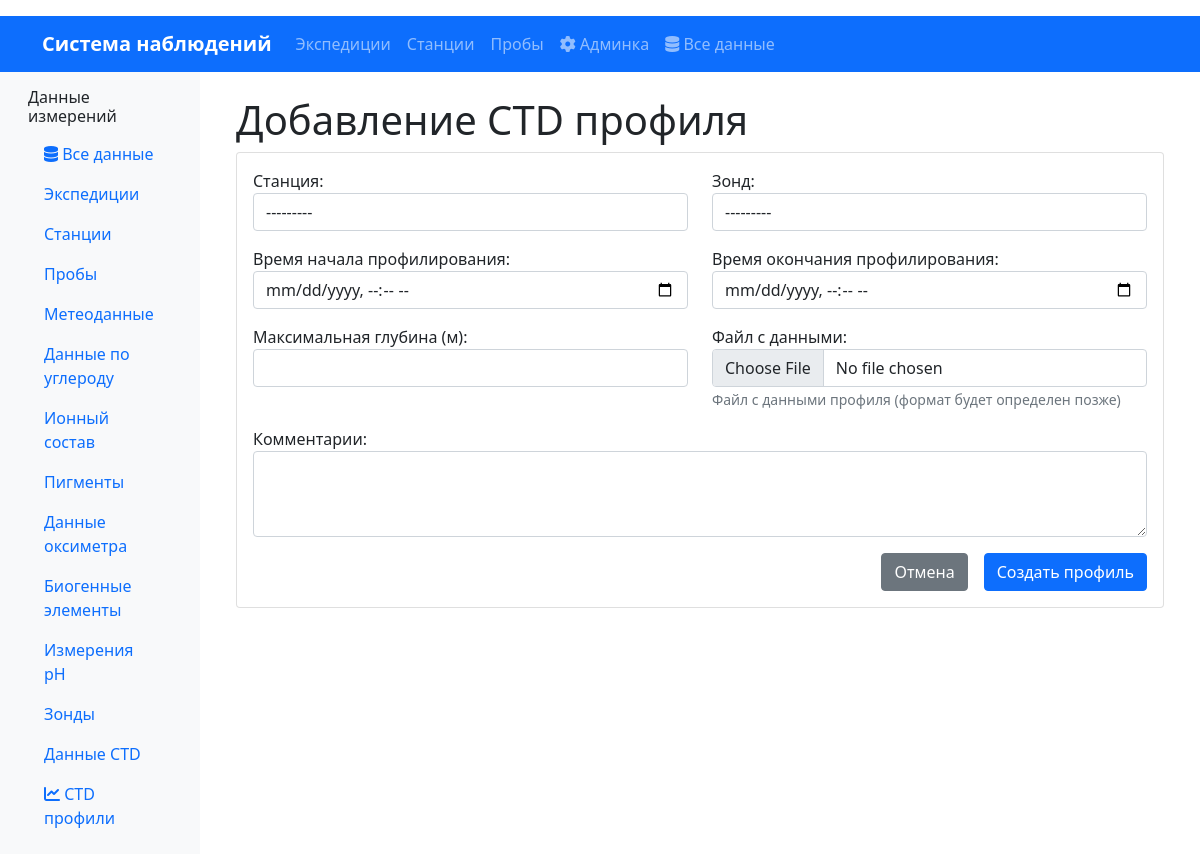
Before: /ctd-profiles/create/ with the older database file.
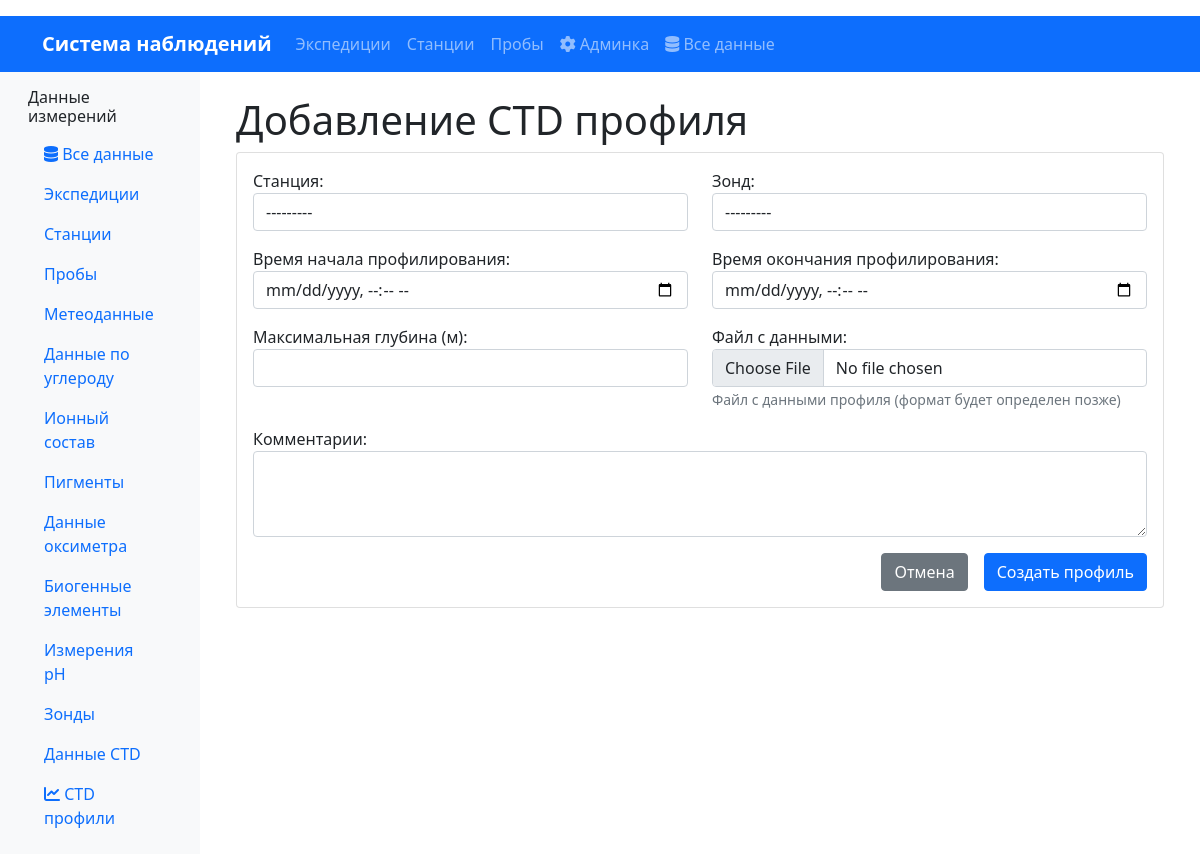
After: the same page with the newer database file.
### oceanography/models.py (models this page shows)
class Station(models.Model):
    station_id = models.AutoField(primary_key=True)
    expedition = models.ForeignKey(Expedition, on_delete=models.CASCADE, verbose_name="Экспедиция", related_name='stations')
    station_name = models.CharField(max_length=200, verbose_name="Название станции")
    datetime = models.DateTimeField(verbose_name="Дата и время станции")  # НОВОЕ ПОЛЕ
    latitude = models.DecimalField(max_digits=9, decimal_places=6, verbose_name="Широта")
    longitude = models.DecimalField(max_digits=9, decimal_places=6, verbose_name="Долгота")
    bottom_depth = models.DecimalField(max_digits=7, decimal_places=2, null=True, blank=True, verbose_name="Глубина дна (м)")
    secchi_depth = models.DecimalField(max_digits=5, decimal_places=2, null=True, blank=True, verbose_name="Прозрачность по диску Секки (м)")
    class Meta:
        db_table = 'stations'
        verbose_name = "Станция"
        verbose_name_plural = "Станции"
        indexes = [
            models.Index(fields=['expedition', 'datetime']),
            models.Index(fields=['latitude', 'longitude']),
            models.Index(fields=['datetime']),
        ]
        unique_together = ['expedition', 'datetime']
        ordering = ['expedition', 'datetime']
    def __str__(self):
        return f"{self.station_name} ({self.datetime.date()})"

class Probe(models.Model):
    probe_id = models.AutoField(primary_key=True)
    probe_name = models.CharField(max_length=100, verbose_name="Название/модель зонда")
    description = models.TextField(blank=True, verbose_name="Описание характеристик")
    class Meta:
        db_table = 'probes'
        verbose_name = "Зонд"
        verbose_name_plural = "Зонды"
    def __str__(self):
        return self.probe_name

### oceanography/views.py (the view, shortened to what this page needs)
# urls.py: path('ctd-profiles/create/', CTDProfileCreateView.as_view(), name='ctd_profile_create'),
class CTDProfileCreateView(CreateView):
    model = CTDProfile
    form_class = CTDProfileForm
    template_name = 'oceanography/ctd_profile_form.html'
    def get_initial(self):
        initial = super().get_initial()
        station_id = self.kwargs.get('station_id')
        if station_id:
            initial['station'] = get_object_or_404(Station, pk=station_id)
        return initial
    def get_context_data(self, **kwargs):
        context = super().get_context_data(**kwargs)
        station_id = self.kwargs.get('station_id')
        if station_id:
            context['station'] = get_object_or_404(Station, pk=station_id)
            context['breadcrumbs'] = [
                {'url': reverse('oceanography:home'), 'name': 'Главная'},
                {'url': reverse('oceanography:expedition_list'), 'name': 'Экспедиции'},
                {'url': reverse('oceanography:expedition_detail',
                              kwargs={'pk': context['station'].expedition.pk}),
                 'name': f'Экспедиция {context["station"].expedition.pk}'},
                {'url': '', 'name': 'Добавление CTD профиля'}
            ]
        else:
            context['breadcrumbs'] = [
                {'url': reverse('oceanography:home'), 'name': 'Главная'},
                {'url': reverse('oceanography:ctd_profile_list'), 'name': 'CTD профили'},
                {'url': '', 'name': 'Создание профиля'}
            ]
        return context

### oceanography/forms.py
class CTDProfileForm(forms.ModelForm):
    class Meta:
        model = CTDProfile
        fields = ['station', 'probe', 'start_datetime', 'end_datetime', 'max_depth', 'data_file', 'comment']
        widgets = {
            'station': forms.Select(attrs={'class': 'form-control'}),
            'probe': forms.Select(attrs={'class': 'form-control'}),
            'start_datetime': forms.DateTimeInput(attrs={'class': 'form-control', 'type': 'datetime-local'}),
            'end_datetime': forms.DateTimeInput(attrs={'class': 'form-control', 'type': 'datetime-local'}),
            'max_depth': forms.NumberInput(attrs={'class': 'form-control', 'step': '0.1'}),
            'data_file': forms.FileInput(attrs={'class': 'form-control'}),
            'comment': forms.Textarea(attrs={'class': 'form-control', 'rows': 3}),
        }
        labels = {
            'station': 'Станция',
            'probe': 'Зонд',
            'start_datetime': 'Время начала профилирования',
            'end_datetime': 'Время окончания профилирования',
            'max_depth': 'Максимальная глубина (м)',
            'data_file': 'Файл с данными',
            'comment': 'Комментарии',
        }

### oceanography/templates/oceanography/ctd_profile_form.html (shortened to what this page needs)
{% extends 'base.html' %}
{% block content %}
<div class="row">
    <div class="col-12">
        <h1>Добавление CTD профиля</h1>
        <div class="card">
            <div class="card-body">
                <form method="post" enctype="multipart/form-data">
                    <div class="row">
                        <div class="col-md-6">
                            <div class="mb-3">
                                {{ form.station.label_tag }}
                                {{ form.station }}
                            </div>
                        </div>
                        <div class="col-md-6">
                            <div class="mb-3">
                                {{ form.probe.label_tag }}
                                {{ form.probe }}
                            </div>
                        </div>
                    </div>
                    <div class="row">
                        <div class="col-md-6">
                            <div class="mb-3">
                                {{ form.start_datetime.label_tag }}
                                {{ form.start_datetime }}
                            </div>
                        </div>
                        <div class="col-md-6">
                            <div class="mb-3">
                                {{ form.end_datetime.label_tag }}
                                {{ form.end_datetime }}
                            </div>
                        </div>
                    </div>
                    <div class="row">
                        <div class="col-md-6">
                            <div class="mb-3">
                                {{ form.max_depth.label_tag }}
                                {{ form.max_depth }}
                            </div>
                        </div>
                        <div class="col-md-6">
                            <div class="mb-3">
                                {{ form.data_file.label_tag }}
                                {{ form.data_file }}
                                <small class="form-text text-muted">
                                    Файл с данными профиля (формат будет определен позже)
                                </small>
                            </div>
                        </div>
                    </div>
                    <div class="mb-3">
                        {{ form.comment.label_tag }}
                        {{ form.comment }}
                    </div>
                    <div class="d-grid gap-2 d-md-flex justify-content-md-end">
                        <a href="{% if station %}{% url 'oceanography:expedition_detail' station.expedition.pk %}{% else %}{% url 'oceanography:ctd_profile_list' %}{% endif %}"
                           class="btn btn-secondary me-md-2">Отмена</a>
                        <button type="submit" class="btn btn-primary">Создать профиль</button>
                    </div>
                </form>
            </div>
        </div>
    </div>
</div>
{% endblock %}

Changed rows visible on the page:
added Station: station "---------"
added Probe: probe "---------"
Other visible differences:
form field station: "---------" → (not shown)
form field probe: "---------" → (not shown)
